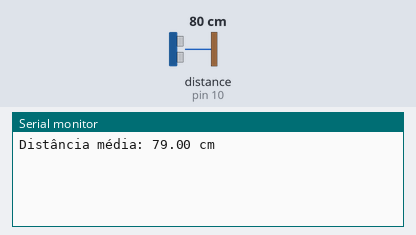
A sketch run on a simulated Arduino Uno, built with avr-gcc and run on an emulated ATmega328P. Shown: the last lines printed to the serial monitor. Wiring (inferred from the names in the program): ultrasonic range finder: trigger pin 9; echo pin 10. The inputs (shaded band) are chosen by the test bench; at power-on: distance to the obstacle (sensor on pin 10) 80 cm. The echo pulse lasts 58.3 µs per cm.

Above: at 1.2 s.
1.3 s: distance to the obstacle (sensor on pin 10) set to 2 cm
At 2.4 s:
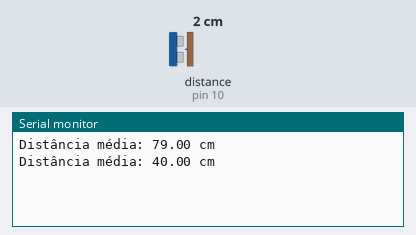
2.8 s: distance to the obstacle (sensor on pin 10) set to 4 cm
At 4.4 s:
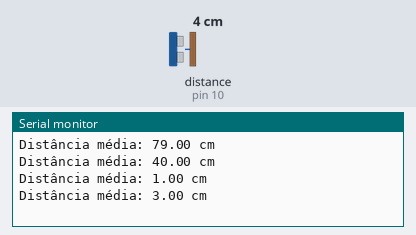
Timing chart, 0 to 5.9 s (numbered marks = the images above; inputs shaded):
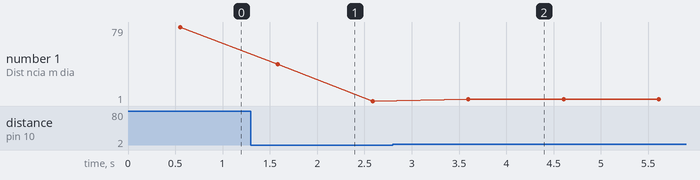

Measured:
- after the input at 1.3 s, the serial monitor: prints a new line after 0.28 s (image 1)
- after the input at 2.8 s, the serial monitor: prints a new line after 0.80 s (image 2)
- plotted number 1: 79 → 1 after the input at 1.3 s, 1 → 3 after the input at 2.8 s

The sketch:

SensorHC-SR04.ino
```cpp
const int trigPin = 9;
const int echoPin = 10;
const int numReadings = 10; // Número de leituras para tirar a média

void setup() {
  Serial.begin(115200);
  pinMode(trigPin, OUTPUT);
  pinMode(echoPin, INPUT);
}

void loop() {
  long totalDistance = 0;

  // Faz várias leituras para tirar a média
  for (int i = 0; i < numReadings; i++) {
    digitalWrite(trigPin, LOW);
    delayMicroseconds(2);
    digitalWrite(trigPin, HIGH);
    delayMicroseconds(10);
    digitalWrite(trigPin, LOW);

    long duration = pulseIn(echoPin, HIGH);
    float distance = duration * 0.0344 / 2;

    totalDistance += distance;
    delay(50); // Pequeno atraso entre as leituras
  }

  // Calcula a média das leituras
  float averageDistance = totalDistance / numReadings;

  Serial.print("Distância média: ");
  Serial.print(averageDistance);
  Serial.println(" cm");

  delay(500); // Atraso entre as medições
}
```
